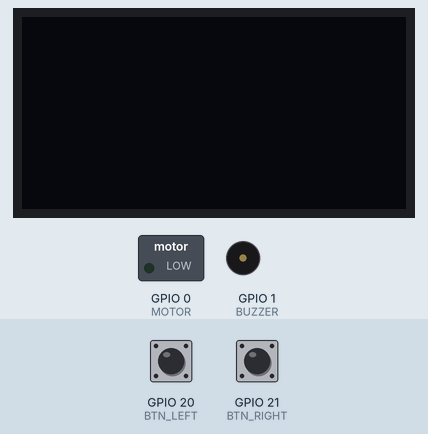
A sketch run on a simulated ESP32. Parts: 128×64 one-colour display, switched loads named in the sketch (green lamp = pin HIGH), buzzer (waves = sounding, pin HIGH). The inputs (shaded band) are chosen by the test bench; at power-on: GPIO 20 (BTN_LEFT) HIGH, GPIO 21 (BTN_RIGHT) HIGH. EEPROM starts erased.

Above: at 1.2 s.
1.3 s: GPIO 20 (BTN_LEFT) pulled LOW for 0.15 s
At 2.7 s:
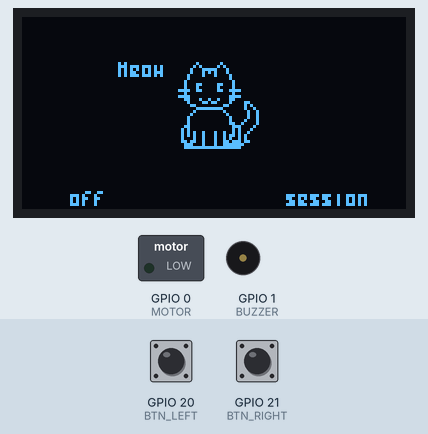
4.4 s: GPIO 21 (BTN_RIGHT) pulled LOW for 3.2 s
At 8.8 s:
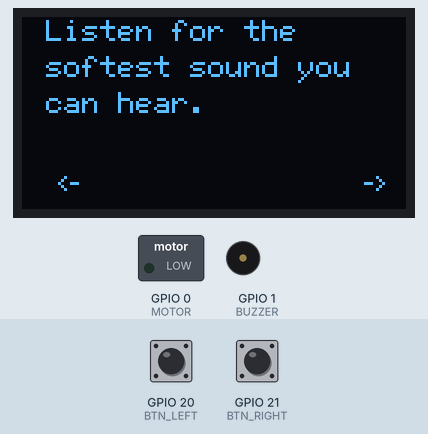
9.1 s: GPIO 21 (BTN_RIGHT) pulled LOW for 0.15 s
At 10.8 s:
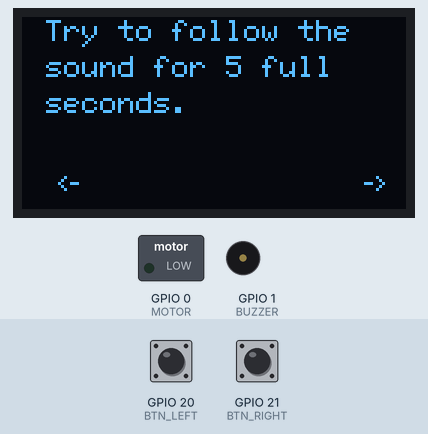
11.1 s: GPIO 21 (BTN_RIGHT) pulled LOW for 1 s
At 12.5 s:
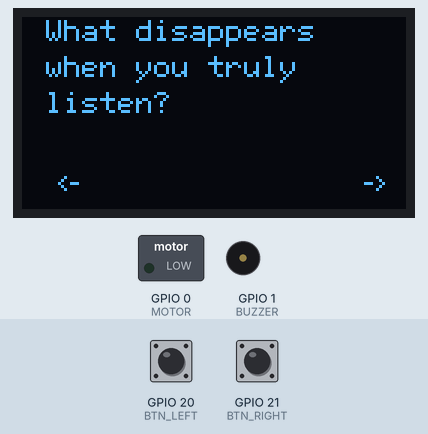
13.6 s: GPIO 21 (BTN_RIGHT) pulled LOW for 3.2 s
At 15.0 s:
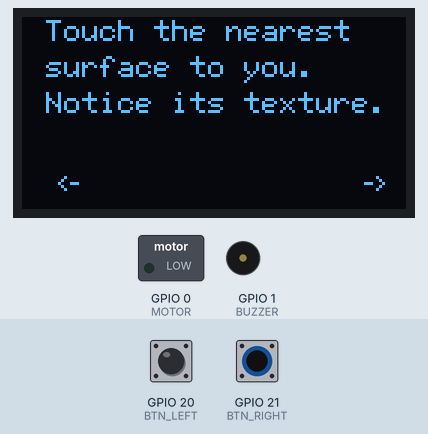
18.3 s: GPIO 21 (BTN_RIGHT) pulled LOW for 0.15 s
At 19.9 s:
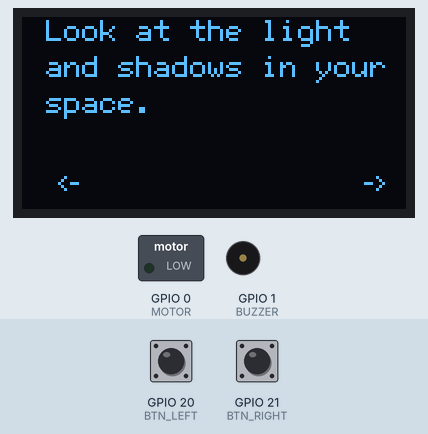
Timing chart, 0 to 21.3 s (numbered marks = the images above; inputs shaded):
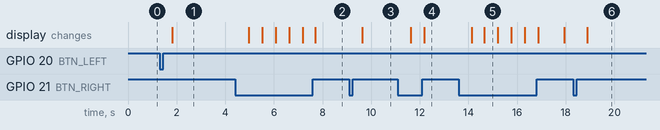

Measured:
- after the input at 1.3 s, the display: changes after 0.53 s (image 1)
- after the input at 4.4 s, the display: first changes after 0.57 s (image 2 shows a later state)
- after the input at 9.1 s, the display: changes after 0.53 s (image 3)
- after the input at 11.1 s, the display: first changes after 0.53 s (image 4 shows a later state)
- after the input at 13.6 s, the display: first changes after 0.53 s (image 5 shows a later state)
- after the input at 18.3 s, the display: changes after 0.58 s (image 6)
- what the display in image 5 shows lasts 0.5 s, from 14.7 s to 15.2 s

The sketch:

v1.ino
```cpp
#include <Wire.h>
#include <U8g2lib.h>
#include <Preferences.h>

Preferences prefs;

#define BUZZER 1
#define BTN_LEFT 20
#define BTN_RIGHT 21
#define MOTOR 0

#define TYPEFACE u8g2_font_micro_tr

int promptSize = 8;

//const char* promptReflection[10][4] = {
//  {"Name something you've ignored that might matter.", "What makes it easy to ignore?", "What would change if you gave it 10 minutes today?", "How would future-you feel if this stayed ignored?"},
//  {"When did you last feel proud of yourself?", "What made that moment feel meaningful?", "Did anyone witness it, or was it just for you?", "How do you carry that pride now?"},
//  {"When did you last feel misunderstood?", "What did you wish someone had seen in you?", "Did you try to explain, or stay silent?", "What would be different if they had understood you the way you meant?"},
//  {"What's something you're tired of pretending?", "Who do you pretend around most?", "What would happen if you stopped pretending?", "How would that change your relationships?"},
//  {"What are you most grateful for but haven't said out loud?", "Why haven't you expressed it?", "How would it feel to fully acknowledge it to yourself?", "How could fully feeling that gratitude impact you?"},
//  {"Who are you trying to impress lately?", "What do you want them to believe about you?", "Is that belief true for you too?", "How do you feel if they don't see you that way?"},
//  {"When was the last time your mind felt deeply quiet?", "What was your environment like in that moment?", "What thoughts or worries faded away during that time?", "Can you bring a piece of that stillness into today?"},
//  {"What old version of yourself do you miss?", "What made that version feel special?", "What have you gained since then?", "What part of that version could you bring into your life now?"},
//  {"What's something you've forgiven but not forgotten?", "How did forgiveness change you?", "Why does the memory still linger?", "What have you learned from it?"},
//  {"When did you last say yes when you meant no?", "What made you override yourself?", "What did it cost you?", "What would it take to choose differently next time?"}
//};

const char* promptReflection[8][4] = {
  {"Count the colors around you, not the objects, just colors.", "Which color stands out most? Why?", "Rest your eyes on that color for a few seconds. What does your body feel?", "Close your eyes. Do you still feel the presence of that color?"},
  {"Listen for the softest sound you can hear.", "Try to follow the sound for 5 full seconds.", "What is closer: the sound or your breath?", "What disappears when you truly listen?"},
  {"Touch the nearest surface to you. Notice its texture.", "Is it warm, cool, rough, or smooth?", "What part of your hand feels it most clearly?", "Keep your hand there. What else do you notice in your body?"},
  {"Look at the light and shadows in your space.", "What is the sharpest contrast you can see?", "Can you find a spot where shadow fades into light?", "What happens to your body when you look at it gently?"},
  {"Find something still around you.", "How do you know it is still?", "What does your body do when you look at it?", "Can you match that stillness for a moment?"},
  {"Notice three different textures near you.", "Touch them one by one. Which feels most familiar?", "Which one surprised you?", "Which texture made you feel most present?"},
  {"Find a color that feels calming to you right now.", "Keep your gaze there. What softens in you?", "Imagine that color spreading gently in your body.", "What feels different now?"},
  {"Stretch one part of your body gently.", "What sensation shows up first?", "What is different before and after the stretch?", "Where wants to stretch next?"}
};


int currentReflection = 0;
int currentStreak = 0;
int currentStep = -1;
int buttonLeftState;
int buttonRightState;
bool isSleeping = true;
int catAnimFrame = 0;
unsigned long lastCatAnimTime = 0;

bool catState = true;
const unsigned long catAnimIntervalOpen = 3800;
const unsigned long catAnimIntervalClose = 800;

U8G2_SH1106_128X64_NONAME_F_HW_I2C u8g2(U8G2_R2, U8X8_PIN_NONE);

#define cat_width 32
#define cat_height 32

static const unsigned char cat_open_bits[] U8X8_PROGMEM = {
0x00,0x00,0x00,0x00,0x00,0x00,0x00,0x00,0x00,0x00,0x00,0x00,0x00,0x04,0x04,0x00,0x00,0x0a,0x0a,0x00,0x00,0xf1,0x11,0x00,0x00,0x51,0x11,0x00,0x80,0x10,0x21,0x00,0x80,0x00,0x20,0x00,0x40,0x00,0x40,0x00,0x40,0x0c,0x46,0x00,0x40,0x04,0x42,0x00,0xf0,0x0c,0xe6,0x01,0x40,0x00,0x40,0x00,0xf0,0x00,0xe0,0x01,0xc0,0x48,0x62,0x00,0x80,0xb0,0x21,0x0c,0x00,0x03,0x18,0x14,0x00,0xfc,0x07,0x24,0x00,0x02,0x08,0x48,0x00,0x01,0x10,0x48,0x80,0x00,0x20,0x48,0x80,0x00,0x20,0x44,0x80,0x00,0x60,0x42,0xc0,0x00,0xc0,0x21,0xa0,0x00,0x40,0x11,0xa0,0x12,0x49,0x09,0xa0,0x12,0x69,0x05,0x20,0x12,0x29,0x05,0x60,0x13,0xd9,0x0d,0xc0,0x11,0xf9,0x03,0xc0,0xff,0xff,0x01
};

static const unsigned char cat_blink_bits[] U8X8_PROGMEM = {
0x00,0x00,0x00,0x00,0x00,0x00,0x00,0x00,0x00,0x00,0x00,0x00,0x00,0x04,0x04,0x00,0x00,0x0a,0x0a,0x00,0x00,0xf1,0x11,0x00,0x00,0x51,0x11,0x00,0x80,0x10,0x21,0x00,0x80,0x00,0x20,0x00,0x40,0x00,0x40,0x00,0x40,0x00,0x40,0x00,0x40,0x00,0x40,0x00,0xf0,0x00,0xe0,0x01,0x40,0x00,0x40,0x00,0xf0,0x00,0xe0,0x01,0xc0,0x48,0x62,0x00,0x80,0xb0,0x21,0x0c,0x00,0x03,0x18,0x14,0x00,0xfc,0x07,0x24,0x00,0x02,0x08,0x48,0x00,0x01,0x10,0x48,0x80,0x00,0x20,0x48,0x80,0x00,0x20,0x44,0x80,0x00,0x60,0x42,0xc0,0x00,0xc0,0x21,0xa0,0x00,0x40,0x11,0xa0,0x12,0x49,0x09,0xa0,0x12,0x69,0x05,0x20,0x12,0x29,0x05,0x60,0x13,0xd9,0x0d,0xc0,0x11,0xf9,0x03,0xc0,0xff,0xff,0x01
};

void setup() {
  pinMode(MOTOR, OUTPUT);
  pinMode(BUZZER, OUTPUT);
  pinMode(BTN_RIGHT, INPUT);
  pinMode(BTN_LEFT, INPUT);
  prefs.begin("reflect", false);

  prefs.putInt("index", 0);
  currentReflection = prefs.getInt("index", 0);

  prefs.putInt("streak", 0);
  currentStreak = prefs.getInt("streak", 0);


  u8g2.begin();

  lastCatAnimTime = millis();
  catAnimFrame = 0;
}

void splitTextIntoLines(const char* text, char lines[4][21]) {
  int textLen = strlen(text);
  int start = 0;
  int line = 0;

  while (start < textLen && line < 4) {
    int end = start + 20;
    if (end >= textLen) end = textLen;

    int breakAt = -1;
    for (int i = end - 1; i > start; i--) {
      if (text[i] == ' ') {
        breakAt = i;
        break;
      }
    }

    if (breakAt == -1 || end == textLen) breakAt = end;

    int len = breakAt - start;
    if (len > 20) len = 20;

    strncpy(lines[line], text + start, len);
    lines[line][len] = '\0';

    start = (breakAt == end) ? end : breakAt + 1;
    while (text[start] == ' ') start++;  // Skip extra spaces
    line++;
  }

  if (start < textLen && line < 4) {
    strncpy(lines[line], text + start, 20);
    lines[line][20] = '\0';
    line++;
  }

  while (line < 4) {
    lines[line][0] = '\0';
    line++;
  }
}

void createHomeScreen() {
  u8g2.clearBuffer();
  u8g2.setFont(TYPEFACE);
//  char streakText[20];
//  sprintf(streakText, "Streak: %d", currentStreak);

  u8g2.drawStr(32, 20, "Meow");

  const unsigned char* cat = (catAnimFrame == 0) ? cat_open_bits : cat_blink_bits;
  u8g2.drawXBM((128 - 32) / 2, 12, 32, 32, cat);
  u8g2.drawStr(16, 63, "off");
  u8g2.drawStr(88, 63, "session");
  u8g2.sendBuffer();
}

void createGameMenu() {
  u8g2.setFont(TYPEFACE);
  u8g2.drawStr(12, 58, "<-");
  u8g2.drawStr(114, 58, "->");
  u8g2.setFont(u8g2_font_t0_12_tr);
  u8g2.sendBuffer();
}

void turnOff() {
  isSleeping = true;
  delay(500);
  u8g2.clear();
}

void drawGamePhrase(const char* prompt) {
  u8g2.clearBuffer();
  u8g2.setFont(u8g2_font_6x12_tr);
  char lines[4][21];
  splitTextIntoLines(prompt, lines);
  for (int i = 0; i < 4; i++) {
    u8g2.drawStr(8, 8 + (i * 12), lines[i]);
  }
  createGameMenu();
  u8g2.sendBuffer();
}

void loop() {
  buttonLeftState = digitalRead(BTN_LEFT);
  buttonRightState = digitalRead(BTN_RIGHT);
  if (isSleeping) {
    if (buttonLeftState == LOW || buttonRightState == LOW) {
      delay(500);
      isSleeping = false;
      currentStep = -1;
      lastCatAnimTime = millis();
      catAnimFrame = 0;
    }
    return;
  }
  if (currentStep == -1) {

    if(catState){
      if (millis() - lastCatAnimTime >= catAnimIntervalOpen) {
        catAnimFrame = 1 - catAnimFrame;
        lastCatAnimTime = millis();
         catState = !catState;
      }
    }
    else{
      if (millis() - lastCatAnimTime >= catAnimIntervalClose) {
        catAnimFrame = 1 - catAnimFrame;
        lastCatAnimTime = millis();
        catState = !catState;
      }
    }


    createHomeScreen();
    if (buttonLeftState == LOW) {
      delay(500);
      turnOff();
    }
    if (buttonRightState == LOW) {
      delay(500);
      currentStep = 0;
      drawGamePhrase(promptReflection[currentReflection][currentStep]);
    }
  } else {
    if (buttonLeftState == LOW) {
      delay(500);
      if (currentStep == 0) currentStep = -1;
      else currentStep--;
      drawGamePhrase(promptReflection[currentReflection][currentStep]);
    }
    if (buttonRightState == LOW) {
      delay(500);
      if (currentStep == 3) {
        currentReflection = (currentReflection + 1) % promptSize;
        currentStreak++;
        prefs.putInt("streak", currentStreak);
        prefs.putInt("index", currentReflection);
        currentStep = -1;
      } else {
        currentStep++;
        drawGamePhrase(promptReflection[currentReflection][currentStep]);
      }
    }
  }
}
```
